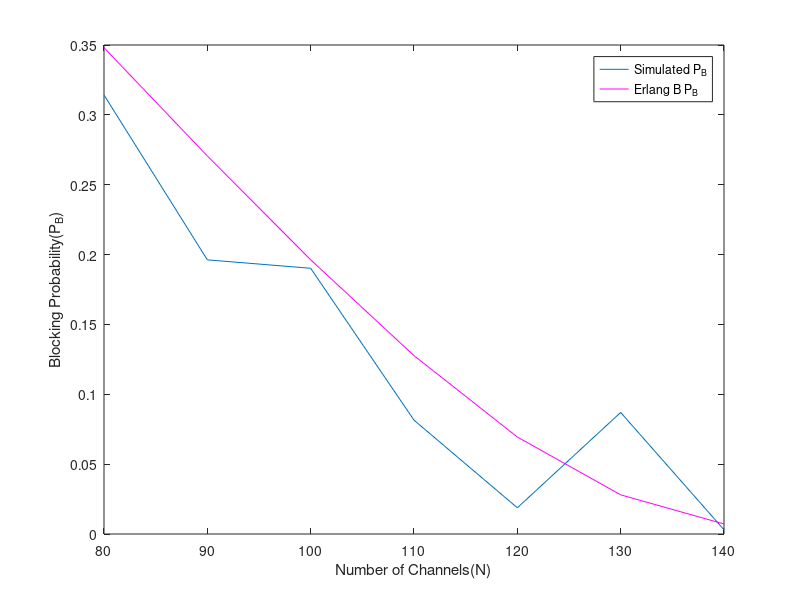

The MATLAB script that drew this image:
clc;
close all;

u = (1/120);
lambda = 1;
T = 1000;                            %system running time

j = 1;
for N = 80: 10: 140
  n = round(80*rand(1));                             %initially n channels were busy
  serviceTime = [exprnd(1/u,1,n) zeros(1,N-n)];           %servicetime of n channels
  dt = exprnd(1/lambda);              %dt is the small time interval between two consecutive calls

  Pb(j) = 0;                           
  arrival = 1;                              %we assume single call is arrive
  t = 0;
  while(t < T)
    for i = 1 : N
      if(dt > serviceTime(i))               %here we check if the channel is free or not
        serviceTime(i) = 0;                 %here we set the serviceTime of left callers to zero
      else
        serviceTime(i) = serviceTime(i) - dt;     %here we reset the ongoing channels serviceTimes at new call arrival instant
      end
    end
      if(~any(serviceTime(:) == 0))         %here we check if none of the channel is available for caller
        Pb(j) = Pb(j) + 1;                      %here we keep increasing the count of blocked callers
      else
        serviceTime(find(serviceTime==0, 1, 'first')) = exprnd(1/u);     %here we set the servicetime for unblocked caller
      end
    dt = exprnd(1/lambda);           %here we set the value of dt
    t = t + dt;
    arrival = arrival + 1;                        
  end  
  Pb(j) = Pb(j)/arrival;                    %here we calculate the blocked callers probability


  ro = (lambda/u);
  den = 0;
  for i = 1 : N
    den = den + ((ro^i)/factorial(i));
  end
  Erl_B(j) = ((ro^N)/factorial(N))/den;   %here we calculate the erlang probability
  j = j + 1;
end
clear N;
N = 80:10:140;
plot(N,Pb);hold on;plot(N,Erl_B,'m');legend('Simulated P_B','Erlang B P_B');
xlabel('Number of Channels(N)');ylabel('Blocking Probability(P_B)');